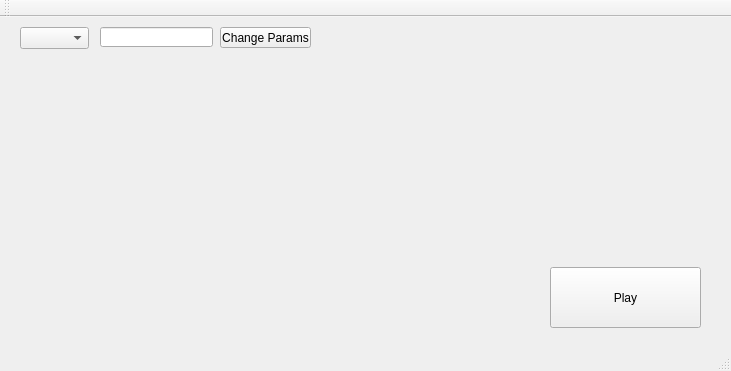
<?xml version="1.0" encoding="UTF-8"?>
<ui version="4.0">
 <class>mainwindow</class>
 <widget class="QMainWindow" name="mainwindow">
  <property name="geometry">
   <rect>
    <x>0</x>
    <y>0</y>
    <width>731</width>
    <height>371</height>
   </rect>
  </property>
  <property name="windowTitle">
   <string>mainwindow</string>
  </property>
  <widget class="QWidget" name="centralWidget">
   <widget class="QPushButton" name="start_quad">
    <property name="geometry">
     <rect>
      <x>550</x>
      <y>250</y>
      <width>151</width>
      <height>61</height>
     </rect>
    </property>
    <property name="text">
     <string>Play</string>
    </property>
   </widget>
   <widget class="QComboBox" name="params_options">
    <property name="geometry">
     <rect>
      <x>20</x>
      <y>10</y>
      <width>69</width>
      <height>22</height>
     </rect>
    </property>
   </widget>
   <widget class="QLineEdit" name="params_value">
    <property name="geometry">
     <rect>
      <x>100</x>
      <y>10</y>
      <width>113</width>
      <height>20</height>
     </rect>
    </property>
   </widget>
   <widget class="QPushButton" name="change_params">
    <property name="geometry">
     <rect>
      <x>220</x>
      <y>10</y>
      <width>91</width>
      <height>21</height>
     </rect>
    </property>
    <property name="text">
     <string>Change Params</string>
    </property>
   </widget>
  </widget>
  <widget class="QMenuBar" name="menuBar">
   <property name="geometry">
    <rect>
     <x>0</x>
     <y>0</y>
     <width>731</width>
     <height>21</height>
    </rect>
   </property>
  </widget>
  <widget class="QToolBar" name="mainToolBar">
   <attribute name="toolBarArea">
    <enum>TopToolBarArea</enum>
   </attribute>
   <attribute name="toolBarBreak">
    <bool>false</bool>
   </attribute>
  </widget>
  <widget class="QStatusBar" name="statusBar"/>
 </widget>
 <layoutdefault spacing="6" margin="11"/>
 <resources/>
 <connections/>
</ui>
